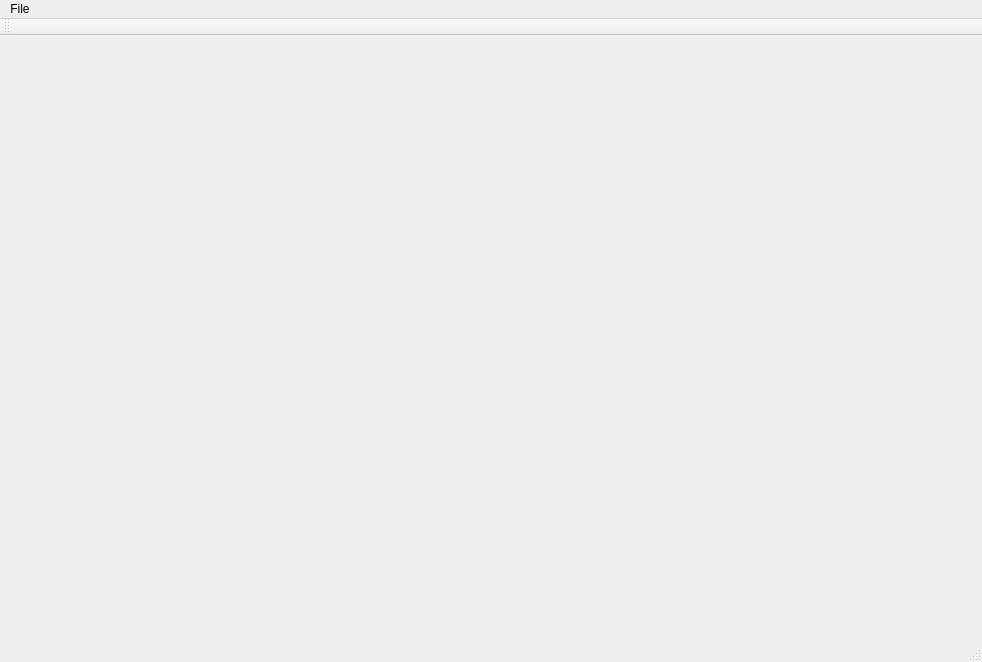
<?xml version="1.0" encoding="UTF-8"?>
<ui version="4.0">
 <class>MainWindow</class>
 <widget class="QMainWindow" name="MainWindow">
  <property name="geometry">
   <rect>
    <x>0</x>
    <y>0</y>
    <width>982</width>
    <height>662</height>
   </rect>
  </property>
  <property name="windowTitle">
   <string>MainWindow</string>
  </property>
  <widget class="QWidget" name="centralWidget"/>
  <widget class="QMenuBar" name="menuBar">
   <property name="geometry">
    <rect>
     <x>0</x>
     <y>0</y>
     <width>982</width>
     <height>22</height>
    </rect>
   </property>
   <widget class="QMenu" name="menuFile">
    <property name="title">
     <string>File</string>
    </property>
    <addaction name="actionOpenImage"/>
   </widget>
   <addaction name="menuFile"/>
  </widget>
  <widget class="QToolBar" name="mainToolBar">
   <attribute name="toolBarArea">
    <enum>TopToolBarArea</enum>
   </attribute>
   <attribute name="toolBarBreak">
    <bool>false</bool>
   </attribute>
  </widget>
  <widget class="QStatusBar" name="statusBar"/>
  <action name="actionOpenImage">
   <property name="text">
    <string>Open Image</string>
   </property>
  </action>
 </widget>
 <layoutdefault spacing="6" margin="11"/>
 <resources/>
 <connections/>
</ui>
